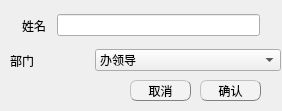
<?xml version="1.0" encoding="UTF-8"?>
<ui version="4.0">
 <class>AddPersonDialog</class>
 <widget class="QWidget" name="AddPersonDialog">
  <property name="geometry">
   <rect>
    <x>0</x>
    <y>0</y>
    <width>282</width>
    <height>111</height>
   </rect>
  </property>
  <property name="windowTitle">
   <string>Form</string>
  </property>
  <widget class="QPushButton" name="saveBtn">
   <property name="geometry">
    <rect>
     <x>200</x>
     <y>80</y>
     <width>61</width>
     <height>21</height>
    </rect>
   </property>
   <property name="styleSheet">
    <string notr="true">QPushButton{background-color: rgb(243, 243, 243);border:0.5px groove gray;border-radius:7px;padding:2px 4px;border-style: outset;}
QPushButton:hover{background-color:rgb(229, 241, 251); color: black;}
QPushButton:pressed{background-color:rgb(191, 190, 192);border-style: inset;}</string>
   </property>
   <property name="text">
    <string>确认</string>
   </property>
  </widget>
  <widget class="QPushButton" name="cancelBtn">
   <property name="geometry">
    <rect>
     <x>130</x>
     <y>80</y>
     <width>61</width>
     <height>21</height>
    </rect>
   </property>
   <property name="styleSheet">
    <string notr="true">QPushButton{background-color: rgb(243, 243, 243);border:0.5px groove gray;border-radius:7px;padding:2px 4px;border-style: outset;}
QPushButton:hover{background-color:rgb(229, 241, 251); color: black;}
QPushButton:pressed{background-color:rgb(191, 190, 192);border-style: inset;}</string>
   </property>
   <property name="text">
    <string>取消</string>
   </property>
  </widget>
  <widget class="QWidget" name="layoutWidget">
   <property name="geometry">
    <rect>
     <x>10</x>
     <y>10</y>
     <width>265</width>
     <height>31</height>
    </rect>
   </property>
   <layout class="QHBoxLayout" name="horizontalLayout_8">
    <item>
     <spacer name="horizontalSpacer">
      <property name="orientation">
       <enum>Qt::Horizontal</enum>
      </property>
      <property name="sizeType">
       <enum>QSizePolicy::Fixed</enum>
      </property>
      <property name="sizeHint" stdset="0">
       <size>
        <width>12</width>
        <height>20</height>
       </size>
      </property>
     </spacer>
    </item>
    <item>
     <widget class="QLabel" name="label_4">
      <property name="text">
       <string>姓名</string>
      </property>
     </widget>
    </item>
    <item>
     <spacer name="leftHorizontalSpacer">
      <property name="orientation">
       <enum>Qt::Horizontal</enum>
      </property>
      <property name="sizeType">
       <enum>QSizePolicy::Fixed</enum>
      </property>
      <property name="sizeHint" stdset="0">
       <size>
        <width>5</width>
        <height>20</height>
       </size>
      </property>
     </spacer>
    </item>
    <item>
     <widget class="QLineEdit" name="nameLabel"/>
    </item>
    <item>
     <spacer name="rightHorizontalSpacer">
      <property name="orientation">
       <enum>Qt::Horizontal</enum>
      </property>
      <property name="sizeType">
       <enum>QSizePolicy::Fixed</enum>
      </property>
      <property name="sizeHint" stdset="0">
       <size>
        <width>15</width>
        <height>20</height>
       </size>
      </property>
     </spacer>
    </item>
   </layout>
  </widget>
  <widget class="QWidget" name="widget_5" native="true">
   <property name="geometry">
    <rect>
     <x>10</x>
     <y>40</y>
     <width>271</width>
     <height>41</height>
    </rect>
   </property>
   <layout class="QHBoxLayout" name="horizontalLayout_6">
    <item>
     <widget class="QLabel" name="label_3">
      <property name="text">
       <string>部门</string>
      </property>
     </widget>
    </item>
    <item>
     <widget class="QComboBox" name="depNameComboBox">
      <item>
       <property name="text">
        <string>办领导</string>
       </property>
      </item>
      <item>
       <property name="text">
        <string>综合处</string>
       </property>
      </item>
      <item>
       <property name="text">
        <string>政策法规处</string>
       </property>
      </item>
      <item>
       <property name="text">
        <string>机构改革处</string>
       </property>
      </item>
      <item>
       <property name="text">
        <string>党群政法行政机构编制管理处</string>
       </property>
      </item>
      <item>
       <property name="text">
        <string>政府行政机构编制管理处</string>
       </property>
      </item>
      <item>
       <property name="text">
        <string>市县行政机构编制管理处</string>
       </property>
      </item>
      <item>
       <property name="text">
        <string>事业机构编制管理处</string>
       </property>
      </item>
      <item>
       <property name="text">
        <string>事业单位登记管理处</string>
       </property>
      </item>
      <item>
       <property name="text">
        <string>机构编制监督检查处</string>
       </property>
      </item>
      <item>
       <property name="text">
        <string>人事处</string>
       </property>
      </item>
      <item>
       <property name="text">
        <string>机关党委</string>
       </property>
      </item>
      <item>
       <property name="text">
        <string>省机构编制电子政务中心</string>
       </property>
      </item>
      <item>
       <property name="text">
        <string>省机构编制研究中心</string>
       </property>
      </item>
     </widget>
    </item>
   </layout>
  </widget>
 </widget>
 <resources/>
 <connections/>
</ui>
